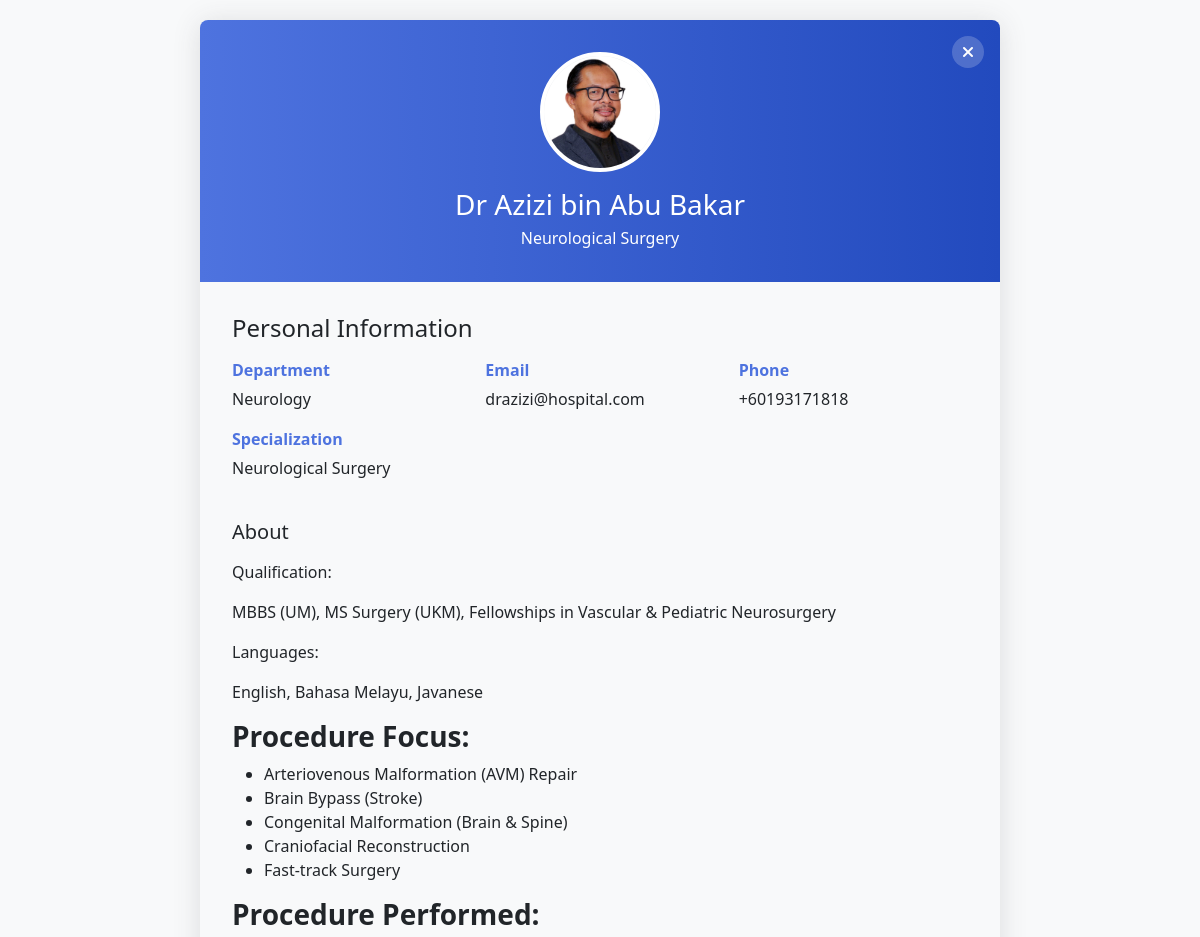
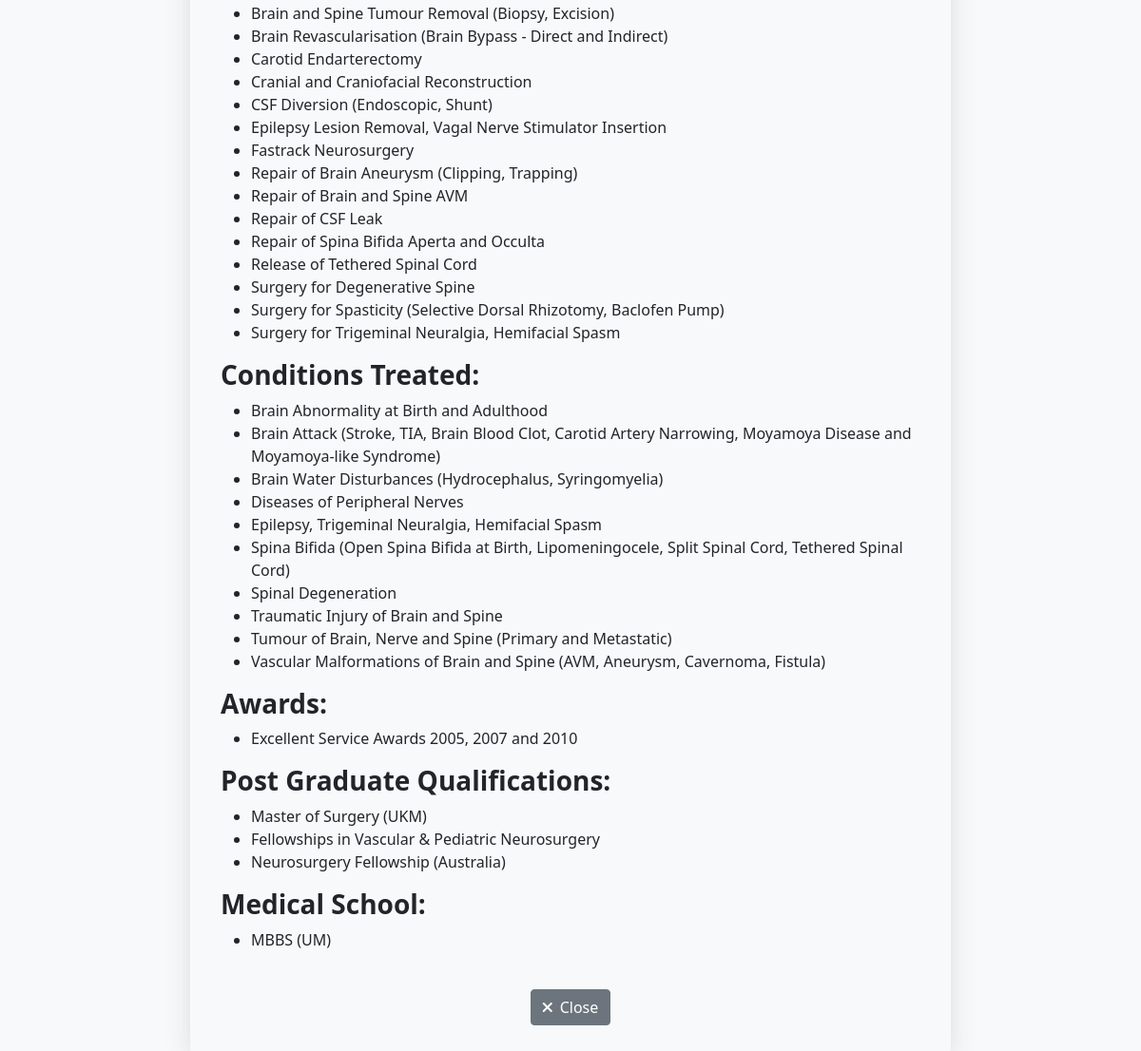
The page /gp_view_specialist.php?id=2 (signed in) on the database its author committed (2 pictures, top to bottom).
### tables this page shows
CREATE TABLE `specialists` (
  `id` int NOT NULL AUTO_INCREMENT,
  `nsr_number` varchar(20) DEFAULT NULL,
  `name` varchar(100) NOT NULL,
  `department_id` int DEFAULT NULL,
  `specialization` varchar(100) DEFAULT NULL,
  `email` varchar(100) DEFAULT NULL,
  `phone` varchar(20) DEFAULT NULL,
  `status` enum('active','inactive') DEFAULT 'active',
  `created_at` timestamp NULL DEFAULT CURRENT_TIMESTAMP,
  `updated_at` timestamp NULL DEFAULT CURRENT_TIMESTAMP ON UPDATE CURRENT_TIMESTAMP,
  `profile` text,
  `picture` varchar(255) DEFAULT NULL,
  `password` varchar(255) DEFAULT NULL,
  PRIMARY KEY (`id`),
  UNIQUE KEY `nsr_number` (`nsr_number`),
  UNIQUE KEY `email` (`email`),
  KEY `department_id` (`department_id`),
  CONSTRAINT `specialists_ibfk_1` FOREIGN KEY (`department_id`) REFERENCES `departments` (`id`)
);

CREATE TABLE `departments` (
  `id` int NOT NULL AUTO_INCREMENT,
  `name` varchar(100) NOT NULL,
  `description` text,
  `status` enum('active','inactive') DEFAULT 'active',
  `created_at` timestamp NULL DEFAULT CURRENT_TIMESTAMP,
  `updated_at` timestamp NULL DEFAULT CURRENT_TIMESTAMP ON UPDATE CURRENT_TIMESTAMP,
  PRIMARY KEY (`id`)
);

### gp_view_specialist.php (the view, shortened to what this page needs)
<?php
$conn = require 'config/db.php';
try {
    $stmt = $conn->prepare("SELECT s.*, dept.name as department_name
                           FROM specialists s
                           LEFT JOIN departments dept ON s.department_id = dept.id
                           WHERE s.id = ? AND s.status = 'active'");
    $stmt->execute([$_GET['id']]);
    $specialist = $stmt->fetch(PDO::FETCH_ASSOC);
} catch(PDOException $e) {
    error_log("Database error: " . $e->getMessage());
    echo "<script>window.close();</script>";
    exit();
}
?>
<!DOCTYPE html>
<html lang="en">
<head>
    <link href="https://cdn.jsdelivr.net/npm/bootstrap@5.1.3/dist/css/bootstrap.min.css" rel="stylesheet">
    <link rel="stylesheet" href="https://cdnjs.cloudflare.com/ajax/libs/font-awesome/6.0.0/css/all.min.css">
</head>
<body>
    <div class="profile-card">
        <div class="profile-header">
            <button class="close-btn" onclick="closeWindow()">
                <i class="fas fa-times"></i>
            </button>
            <div class="text-center">
                <div class="profile-img">
                    <?php if (!empty($specialist['picture']) && file_exists($specialist['picture'])): ?>
                        <img src="<?php echo htmlspecialchars($specialist['picture']); ?>"
                             alt="<?php echo htmlspecialchars($specialist['name']); ?>"
                             class="img-fluid rounded-circle"
                             style="width: 100%; height: 100%; object-fit: cover;">
                    <?php else: ?>
                        <i class="fas fa-user-md fa-3x text-secondary"></i>
                    <?php endif; ?>
                </div>
                <h3 class="mb-1"><?php echo htmlspecialchars($specialist['name']); ?></h3>
                <p class="mb-0"><?php echo htmlspecialchars($specialist['specialization']); ?></p>
            </div>
        </div>
        <div class="profile-content">
            <div class="row">
                <div class="col-12 mb-4">
                    <h4 class="mb-3">Personal Information</h4>
                    <div class="row">
                        <div class="col-md-6 col-lg-4 mb-3">
                            <div class="info-label">Department</div>
                            <div><?php echo htmlspecialchars($specialist['department_name']); ?></div>
                        </div>
                        <div class="col-md-6 col-lg-4 mb-3">
                            <div class="info-label">Email</div>
                            <div><?php echo htmlspecialchars($specialist['email']); ?></div>
                        </div>
                        <div class="col-md-6 col-lg-4 mb-3">
                            <div class="info-label">Phone</div>
                            <div><?php echo htmlspecialchars($specialist['phone']); ?></div>
                        </div>
                        <div class="col-md-6 col-lg-4 mb-3">
                            <div class="info-label">Specialization</div>
                            <div><?php echo htmlspecialchars($specialist['specialization']); ?></div>
                        </div>
                    </div>
                </div>
                <?php if (!empty($specialist['profile'])): ?>
                <div class="col-12">
                    <div class="section">
                        <h5 class="mb-3">About</h5>
                        <div class="mb-3">
                            <?php echo $specialist['profile']; ?>
                        </div>
                    </div>
                </div>
                <?php endif; ?>
            </div>
            <div class="text-center mt-4">
                <button class="btn btn-secondary" onclick="closeWindow()">
                    <i class="fas fa-times me-2"></i>Close
                </button>
            </div>
        </div>
    </div>
</body>
</html>

### gp_view_specialist.php (style rules this page uses)
body { background-color: #f8f9fa; padding: 20px; }
.profile-card { box-shadow: 0 0.15rem 1.75rem 0 rgba(58, 59, 69, 0.15); border: none; border-radius: 0.5rem; max-width: 800px; margin: 0 auto; }
.profile-header { background: linear-gradient(to right, #4e73df, #224abe); color: white; padding: 2rem; border-radius: 0.5rem 0.5rem 0 0; position: relative; }
.profile-img { width: 120px; height: 120px; border-radius: 50%; border: 4px solid white; background-color: #e9ecef; display: flex; align-items: center; justify-content: center; margin: 0 auto 1rem; }
.info-label { font-weight: 600; color: #4e73df; margin-bottom: 0.3rem; }
.close-btn { position: absolute; top: 1rem; right: 1rem; color: white; background: rgba(255, 255, 255, 0.2); border: none; border-radius: 50%; width: 32px; height: 32px; display: flex; align-items: center; justify-content: center; cursor: pointer; transition: background 0.3s; }
.profile-content { padding: 2rem; }
.section { margin-bottom: 2rem; }
.section:last-child { margin-bottom: 0; }

### rows shown on the page
specialists: picture (picture), name "Dr Azizi bin Abu Bakar", specialization "Neurological Surgery", department.name "Neurology", email "drazizi@hospital.com", phone "+60193171818", profile "Qualification: MBBS (UM), MS Surgery (UKM), Fellowships in Vascular & Pediatric Neurosurgery Languages: English, Bahasa Melayu, Javanese Procedure Focus: Arteriovenous Malformation (AVM) Repair Brain Bypass (Stroke) Congenital Malformation (Brain & Spine) Craniofacial Reconstruction Fast-track Surgery Procedure Performed: Brain and Spine Tumour Removal (Biopsy, Excision) Brain Revascularisation (Brain Bypass - Direct and Indirect) Carotid Endarterectomy Cranial and Craniofacial Reconstruction CSF Diversion (Endoscopic, Shunt) Epilepsy Lesion Removal, Vagal Nerve Stimulator Insertion Fastrack Neurosurgery Repair of Brain Aneurysm (Clipping, Trapping) Repair of Brain and Spine AVM Repair of…"
